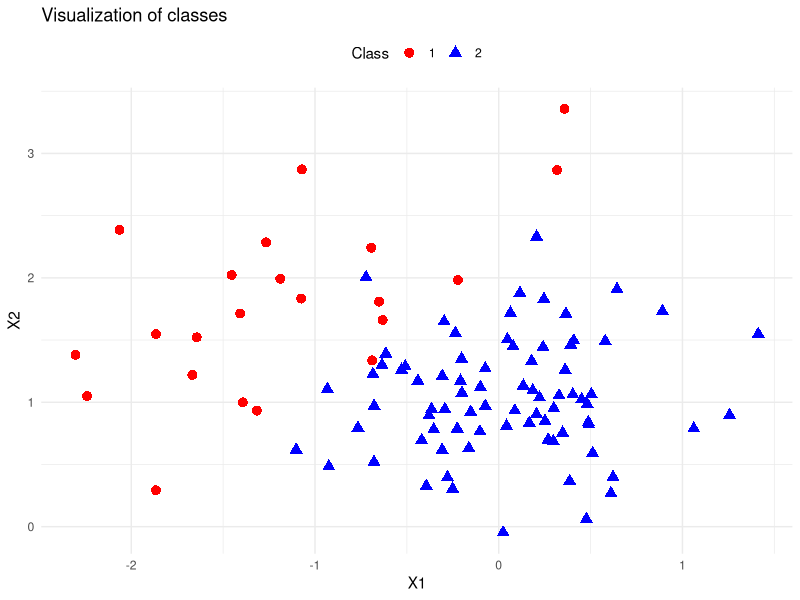
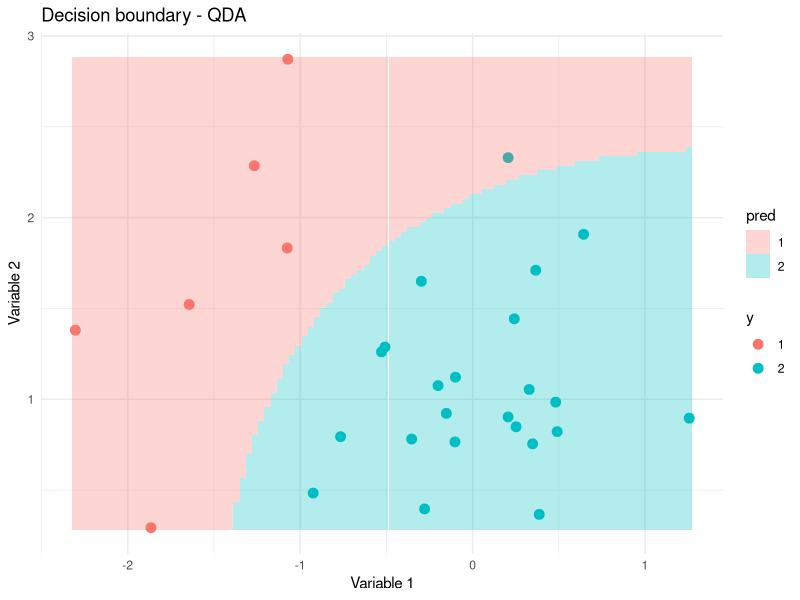
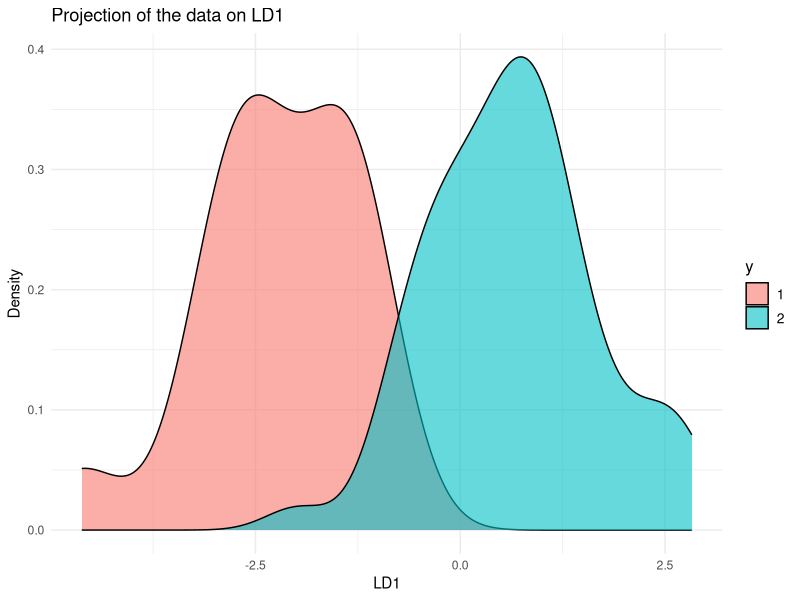
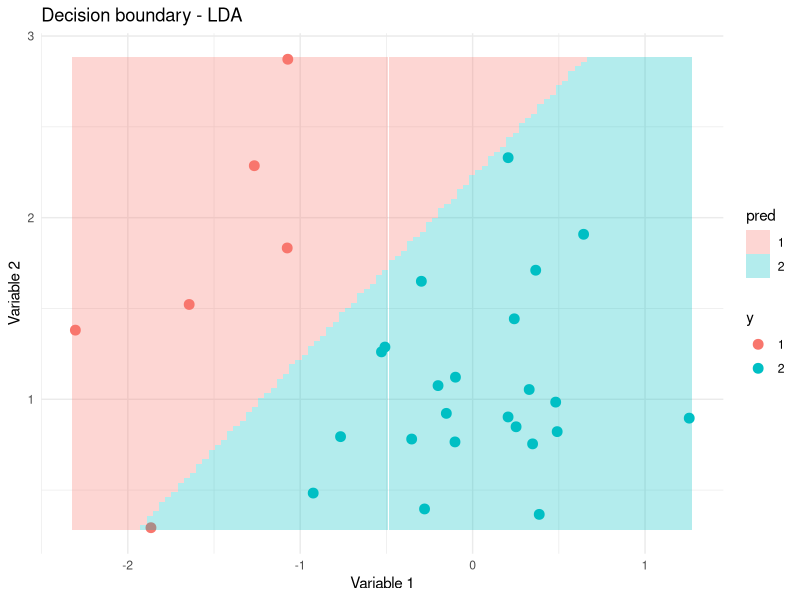

Reproduce these figures in R, in order.
## ---- chunk 1
knitr::opts_chunk$set(echo = TRUE, warning = FALSE, message = FALSE)
knitr::opts_chunk$set(fig.width = 6, fig.height = 4, out.width = "75%")
## ---- chunk 2
library(caret)
library(MASS)
library(ggplot2)
## ---- chunk 3
train <- read.table(file="synth_train.txt", header=TRUE)
dim(train)
head(train)
## ---- chunk 4
train$y
train$y = as.factor(train$y)
train$y
## ---- chunk 5
Xtrain <- train[,-1] # explanatory variables
Ytrain <- train$y # class variable

# Combine training data into a data frame
train_data <- data.frame(X1 = Xtrain[,1], X2 = Xtrain[,2], Class = factor(Ytrain))

# Plot using ggplot2
ggplot(train_data, aes(x = X1, y = X2, shape = Class, color = Class)) +
geom_point(size = 3) +
# Color selection
scale_color_manual(values = c("red", "blue"), name = "Class") +
# Shape selection (triangles and circles)
scale_shape_manual(values = c(16, 17), name = "Class") +
labs(title = "Visualization of classes", x = "X1", y = "X2") +
theme_minimal() +
theme(legend.position = "top")
## ---- chunk 6
n <- nrow(Xtrain)
# class 1
ind1 <- which(Ytrain==1)
n1 <- length(ind1)
pi1 <- n1/n
mu1 <- colMeans(Xtrain[ind1,])
sigma1 <- var(Xtrain[ind1,])*(n1-1)/n1

# class 2
ind2 <- which(Ytrain==2)
n2 <- length(ind2)
pi2 <- n2/n
mu2 <- colMeans(Xtrain[ind2,])
sigma2 <- var(Xtrain[ind2,])*(n2-1)/n2
## ---- chunk 7
x = c(-1,1)
names(x) = c("x1","x2")
Q1 <- - 1/2*log(det(sigma1))-1/2*t(x-mu1) %*% solve(sigma1) %*% (x-mu1) +log(pi1)
Q2 <- - 1/2*log(det(sigma2)) - 1/2*t(x-mu2) %*% solve(sigma2) %*% (x-mu2) +log(pi2)
Q1
Q2
## ---- chunk 8
prob1 <- exp(Q1)/(exp(Q1)+exp(Q2))
prob1
prob2 <- exp(Q2)/(exp(Q1)+exp(Q2))
prob2
## ---- chunk 9
qda_model <- train(y ~ ., 
                   data = train, 
                   method = "qda")
## ---- chunk 10
x1 = -1
x2 = 1
x = c(x1,x2)
head(predict(qda_model, x, "raw"))
head(predict(qda_model, x, "prob"))
## ---- chunk 11
train_index <- createDataPartition(train$y, p = 0.7, list = FALSE)
train_data <- train[train_index, ]
test_data <- train[-train_index, ]
## ---- chunk 12
qda_model <- train(y ~ ., 
                   data = train_data, 
                   method = "qda")
## ---- chunk 13
qda_pred <- predict(qda_model, test_data)
## ---- chunk 14
qda_conf_mat <- confusionMatrix(qda_pred, test_data$y)
cat("\n### Resultts QDA ###\n")
print(qda_conf_mat)
## ---- chunk 15
grid <- expand.grid(x1 = seq(min(test_data$x1), max(test_data$x1), length.out = 100),
                    x2 = seq(min(test_data$x2), max(test_data$x2), length.out = 100))

# Decision boundary for QDA
grid$pred <- predict(qda_model, newdata = grid)
ggplot() +
    geom_point(data = test_data, aes(x = x1, y = x2, color = y), size = 3)   +
    geom_tile(data = grid, aes(x = x1, y = x2, fill = pred), alpha = 0.3) +
    labs(title = "Decision boundary - QDA", x = "Variable 1", y = "Variable 2") +
    theme_minimal()
## ---- chunk 16
n <- nrow(Xtrain)
# class 1
ind1 <- which(Ytrain==1)
n1 <- length(ind1)
pi1 <- n1/n
mu1 <- colMeans(Xtrain[ind1,])

# class 2
ind2 <- which(Ytrain==2)
n2 <- length(ind2)
pi2 <- n2/n
mu2 <- colMeans(Xtrain[ind2,])

# Sigma common
Sigma <- ((n1 - 1) * cov(Xtrain[ind1,]) + (n2 - 1) * cov(Xtrain[ind2,])) / (n1 + n2 - 2)
## ---- chunk 17
x = c(-1,1)
names(x) = c("x1","x2")
L1 <- t(x) %*% solve(Sigma) %*% mu1 - 0.5 * t(mu1) %*% solve(Sigma) %*% mu1 + log(pi1)
L2 <- t(x) %*% solve(Sigma) %*% mu2 - 0.5 * t(mu2) %*% solve(Sigma) %*% mu2 + log(pi2)
L1
L2
## ---- chunk 18
prob1 <- exp(L1)/(exp(L1)+exp(L2))
prob1
prob2 <- exp(L2)/(exp(L1)+exp(L2))
prob2
## ---- chunk 19
lda_model <- train(y ~ ., 
                   data = train, 
                   method = "lda")
## ---- chunk 20
x1 = -1
x2 = 1
x = c(x1,x2)
head(predict(lda_model, x, "raw"))
head(predict(lda_model, x, "prob"))
## ---- chunk 21
lda_model <- train(y ~ ., 
                   data = train_data, 
                   method = "lda")
## ---- chunk 22
predict(lda_model, test_data, type = "prob")
lda_pred <- predict(lda_model, test_data, type = "raw")
## ---- chunk 23
# Build the LDA model with caret
# lda_model <- train(Species ~ ., data = train_data, method = "lda")

# Project the training data onto the LDA axes
lda_final <- lda_model$finalModel
lda_projection <- predict(lda_final, train_data[,-1]) # Projections

# Organize projected data for visualization
lda_data <- data.frame(lda_projection$x) # Scores LDA1, LDA2
lda_data$y <- train_data$y  # Add the labels of the classes

ggplot(lda_data, aes(x = LD1, fill = y)) +
  geom_density(alpha = 0.6) +
  labs(title = "Projection of the data on LD1",
       x = "LD1", y = "Density") +
  theme_minimal() +
  theme(legend.title = element_text(size = 12),
        legend.text = element_text(size = 10))
## ---- chunk 24
lda_conf_mat <- confusionMatrix(lda_pred, test_data$y)
cat("\n### Results LDA ###\n")
print(lda_conf_mat)
## ---- chunk 25
# Decision boundary for LDA
grid <- expand.grid(x1 = seq(min(test_data$x1), max(test_data$x1), length.out = 100),
                    x2 = seq(min(test_data$x2), max(test_data$x2), length.out = 100))
grid$pred <- predict(lda_model, newdata = grid)
ggplot() +
    geom_point(data = test_data, aes(x = x1, y = x2, color = y), size = 3)   +
    geom_tile(data = grid, aes(x = x1, y = x2, fill = pred), alpha = 0.3) +
    labs(title = "Decision boundary - LDA", x = "Variable 1", y = "Variable 2") +
    theme_minimal()
